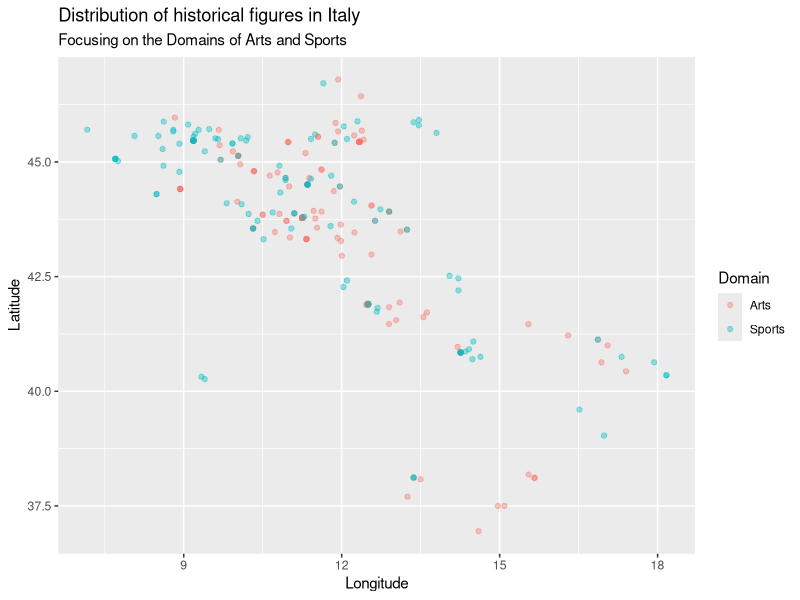

Write the R code that produced this figure.
## ---- chunk 1
knitr::opts_chunk$set(echo = FALSE)
## ---- chunk 2
library(tidyverse)
library(broom)
## ---- chunk 3
panth <- read_csv("data/cdatabase.csv",
                  na = c("Unknown", "1237?", "530s"))
## ---- chunk 4
panth_mod <- na.omit(panth)

panth_mod %>%
  ncol()

panth_mod %>%
  nrow()
## ---- chunk 5
panth_mod %>%
  count(domain)
## ---- chunk 6
panth_mod %>%
  filter(country == "Italy") %>%
  filter(domain %in% c("Sports","Arts"))%>%
  ggplot(panth, mapping = aes(x = longitude, y = latitude, color = domain)) +
  geom_point(alpha = .4) +
  theme_grey() +
  labs(title = "Distribution of historical figures in Italy", subtitle = "Focusing on the Domains of Arts and Sports", x = "Longitude", y = "Latitude", color = "Domain")
## ---- chunk 7
m_pop <- lm(historical_popularity_index ~ sex + domain + article_languages, data = panth_mod)
tidy(m_pop) %>%
  select(term, estimate)
